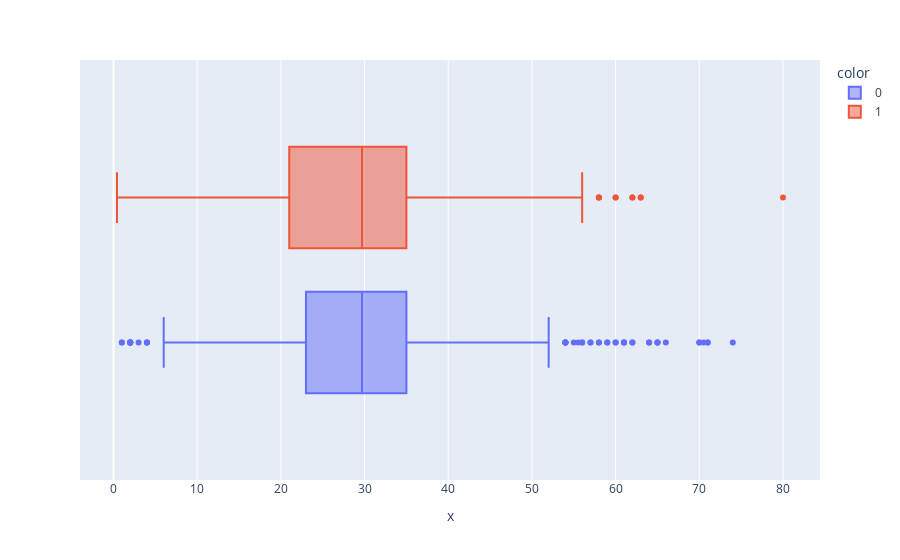

Notebook code cell kept with this figure:
### Code cell
px.box(titanic_data['Sex'], titanic_data["Age"], color = titanic_data['Survived'])

### Figure 1 — Plotly figure (JSON) as saved in the notebook; plotly's stock layout.template omitted (floating-point values rounded to 4 significant figures; data arrays with more than 128 entries replaced by an {"elided": "..."} marker saying what was removed)
{"data": [{"alignmentgroup": "True", "hovertemplate": "color=0<br>x=%{x}<extra></extra>", "legendgroup": "0", "marker": {"color": "#636efa"}, "name": "0", "notched": false, "offsetgroup": "0", "orientation": "h", "showlegend": true, "type": "box", "x": {"elided": "549 float values"}, "x0": " ", "xaxis": "x", "y0": " ", "yaxis": "y"}, {"alignmentgroup": "True", "hovertemplate": "color=1<br>x=%{x}<extra></extra>", "legendgroup": "1", "marker": {"color": "#EF553B"}, "name": "1", "notched": false, "offsetgroup": "1", "orientation": "h", "showlegend": true, "type": "box", "x": {"elided": "342 float values"}, "x0": " ", "xaxis": "x", "y0": " ", "yaxis": "y"}], "layout": {"boxmode": "group", "legend": {"title": {"text": "color"}, "tracegroupgap": 0}, "margin": {"t": 60}, "xaxis": {"anchor": "y", "domain": [0, 1], "title": {"text": "x"}}, "yaxis": {"anchor": "x", "domain": [0, 1]}}}
